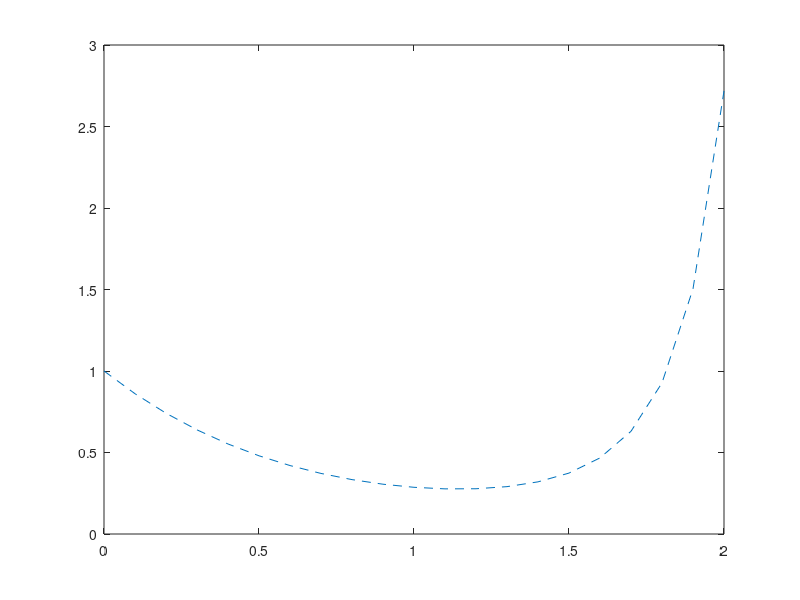

MATLAB code for this plot: (Note: this script raises an error after producing the figure.)
%Written by: Hannah Tay 32521987
%Date created: 19th May 2021

clc; clear; close all; 

dydt=@(t,y) y.*t.^3-1.5*y; %ODE
h=0.5; %step size
y0=1; %initial condition
tspan=[0 2]; %tspan

%solving analytically, plotted with increments of 0.01
y1=@(t) exp((t.^4)./4-1.5.*t);
t1=0:0.1:2;
plot(t1,y1(t1),'--')
hold on

%solving using Euler's method (step size 0.5)
[t2,y2]=euler(dydt,tspan,y0,h);
plot(t2,y2)

%solving using midpoint method (step size 0.5)
[t3,y3]=midpoint(dydt,tspan,y0,h);
plot(t3,y3)

%solving using ode45 (adaptive step size)
[t4,y4]=ode45(dydt,tspan,1);
plot(t4,y4)
title('solutions of an ODE using different methods')
xlabel('independent variable, t')
ylabel('dependent variable, y')
legend('analytical','Euler''s method','midpoint method','ode45','location','best')

fprintf('As the step size h is decreased, the midpoint method converges faster than\n')
fprintf('Euler''s method. This is because its procedure consists of a predictor and corrector\n')
fprintf('step, which makes the method more accurate.\n')